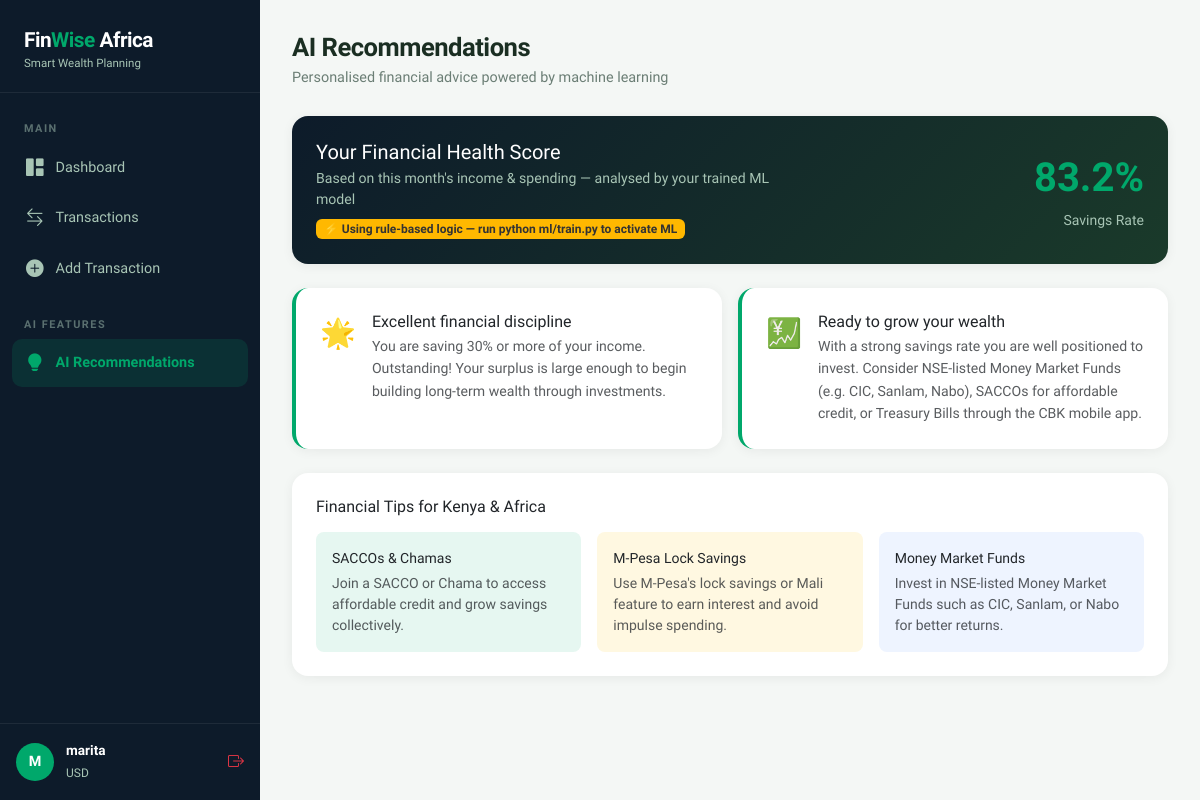
Screenshot of /recommendations (signed in) with the database file from the repository.
### models/user.py (models this page shows, shortened)
class User(UserMixin, db.Model):
    __tablename__ = 'users'
    id = db.Column(db.Integer, primary_key=True)
    full_name = db.Column(db.String(100), nullable=False)
    email = db.Column(db.String(120), unique=True, nullable=False)
    password_hash = db.Column(db.String(256), nullable=False)
    currency = db.Column(db.String(10), default='KES')
    monthly_income_target = db.Column(db.Float, default=0.0)
    created_at = db.Column(db.DateTime, default=db.func.now())
    transactions = db.relationship('Transaction', backref='user', lazy=True)
    savings = db.relationship('Savings', backref='user', lazy=True)

### routes/recommendations.py (the view)
@recommendations_bp.route('/recommendations')
@login_required
def index():
    now = datetime.utcnow()
    month_start = date(now.year, now.month, 1)
    total_income = db.session.query(func.sum(Transaction.amount)).filter(
        Transaction.user_id == current_user.id,
        Transaction.type == 'income',
        Transaction.date >= month_start
    ).scalar() or 0
    total_expenses = db.session.query(func.sum(Transaction.amount)).filter(
        Transaction.user_id == current_user.id,
        Transaction.type == 'expense',
        Transaction.date >= month_start
    ).scalar() or 0
    expense_by_category = db.session.query(
        Transaction.category, func.sum(Transaction.amount)
    ).filter(
        Transaction.user_id == current_user.id,
        Transaction.type == 'expense',
        Transaction.date >= month_start
    ).group_by(Transaction.category).all()
    recommendations = generate_recommendations(total_income, total_expenses, expense_by_category)
    model_path = os.path.join(os.path.dirname(__file__), '..', 'ml', 'model_data', 'advisor_model.pkl')
    model_trained = os.path.exists(model_path)
    return render_template('recommendations/index.html',
        recommendations=recommendations,
        total_income=total_income,
        total_expenses=total_expenses,
        model_trained=model_trained
    )

### app.py (called while the page is built)
def create_app():
    app = Flask(__name__)
    app.config.from_object(Config)
    db.init_app(app)
    login_manager = LoginManager()
    login_manager.init_app(app)
    login_manager.login_view = 'auth.login'
    login_manager.login_message_category = 'warning'
    @login_manager.user_loader
    def load_user(user_id):
        return User.query.get(int(user_id))
    from routes.auth import auth_bp
    from routes.dashboard import dashboard_bp
    from routes.transactions import transactions_bp
    from routes.recommendations import recommendations_bp
    app.register_blueprint(auth_bp)
    app.register_blueprint(dashboard_bp)
    app.register_blueprint(transactions_bp)
    app.register_blueprint(recommendations_bp)
    @app.route('/')
    def index():
        return redirect(url_for('dashboard.index'))
    with app.app_context():
        db.create_all()
    return app

### ml/advisor.py (called while the page is built, shortened)
def _load_model():
    global _model, _meta
    if _model is None:
        if not os.path.exists(_MODEL_PATH):
            return False
        _model = joblib.load(_MODEL_PATH)
        _meta  = joblib.load(_META_PATH)
    return True

def generate_recommendations(total_income, total_expenses, expense_by_category):
    if total_income == 0:
        return [MESSAGES['rec_start_tracking']]
    if not _load_model():
        return _rule_based_fallback(total_income, total_expenses, expense_by_category)

### templates/recommendations/index.html (shortened to what this page needs)
{% extends 'base.html' %}
{% block content %}
<div class="page-header">
    <h2>AI Recommendations</h2>
    <p>Personalised financial advice powered by machine learning</p>
</div>
<div class="card p-4 mb-4" style="background: linear-gradient(135deg, #0D1B2A, #1A3A2A); color:white;">
    <div class="row align-items-center">
        <div class="col-md-7">
            <h5 class="fw-700 mb-1">Your Financial Health Score</h5>
            <p class="mb-0" style="color:#A8C5B5; font-size:0.88rem;">
                Based on this month's income &amp; spending — analysed by your trained ML model
            </p>
            {% if not model_trained %}
            <span class="badge mt-2" style="background:#FFB800; color:#333; font-size:0.75rem;">
                ⚡ Using rule-based logic — run python ml/train.py to activate ML
            </span>
            {% else %}
            <span class="badge mt-2" style="background:#00A86B; color:white; font-size:0.75rem;">
                ML model active
            </span>
            {% endif %}
        </div>
        <div class="col-md-5 text-md-end mt-3 mt-md-0">
            {% if total_income > 0 %}
            {% set savings_rate = ((total_income - total_expenses) / total_income * 100) | round(1) %}
            <div
                style="font-size:2.5rem; font-weight:800; color:
                    {% if savings_rate >= 30 %}#00A86B{% elif savings_rate >= 20 %}#4CAF50{% elif savings_rate >= 10 %}#FFB800{% elif savings_rate >= 0 %}#FF7043{% else %}#E63946{% endif %};">
                {{ savings_rate }}%
            </div>
            <small style="color:#A8C5B5;">Savings Rate</small>
            {% else %}
            <div style="color:#A8C5B5;">Add transactions to see your score</div>
            {% endif %}
        </div>
    </div>
</div>
<div class="row g-3 mb-4">
    {% for rec in recommendations %}
    <div class="col-md-6">
        <div class="card p-4 h-100"
            style="border-left: 4px solid {% if rec.type == 'success' %}#00A86B{% elif rec.type == 'warning' %}#FFB800{% elif rec.type == 'danger' %}#E63946{% else %}#3A86FF{% endif %};">
            <div class="d-flex align-items-start gap-3">
                <div style="font-size:1.8rem; flex-shrink:0;">{{ rec.icon }}</div>
                <div class="flex-grow-1">
                    <div class="d-flex justify-content-between align-items-center mb-1">
                        <h6 class="fw-700 mb-0">{{ rec.title }}</h6>
                    </div>
                    <p class="text-muted mb-0" style="font-size:0.88rem; line-height:1.6;">{{ rec.message }}</p>
                </div>
            </div>
        </div>
    </div>
    {% endfor %}
</div>
<div class="card p-4">
    <h6 class="fw-700 mb-3">Financial Tips for Kenya &amp; Africa</h6>
    <div class="row g-3">
        <div class="col-md-4">
            <div class="p-3 rounded-3" style="background:#E6F7F1;">
                <div class="fw-700 small mb-1">SACCOs &amp; Chamas</div>
                <p class="small text-muted mb-0">Join a SACCO or Chama to access affordable credit and grow savings
                    collectively.</p>
            </div>
        </div>
        <div class="col-md-4">
            <div class="p-3 rounded-3" style="background:#FFF8E1;">
                <div class="fw-700 small mb-1">M-Pesa Lock Savings</div>
                <p class="small text-muted mb-0">Use M-Pesa's lock savings or Mali feature to earn interest and avoid
                    impulse spending.</p>
            </div>
        </div>
        <div class="col-md-4">
            <div class="p-3 rounded-3" style="background:#EEF4FF;">
                <div class="fw-700 small mb-1">Money Market Funds</div>
                <p class="small text-muted mb-0">Invest in NSE-listed Money Market Funds such as CIC, Sanlam, or Nabo
                    for better returns.</p>
            </div>
        </div>
    </div>
</div>
{% endblock %}

### templates/base.html (shortened to what this page needs)
<!DOCTYPE html>
<html lang="en">
<head>
    <link href="https://cdn.jsdelivr.net/npm/bootstrap@5.3.0/dist/css/bootstrap.min.css" rel="stylesheet">
    <link href="https://cdn.jsdelivr.net/npm/bootstrap-icons@1.11.0/font/bootstrap-icons.css" rel="stylesheet">
</head>
<body>
{% if current_user.is_authenticated %}
<div class="sidebar">
    <div class="sidebar-brand">
        <h4>Fin<span>Wise</span> Africa</h4>
        <small>Smart Wealth Planning</small>
    </div>
    <nav class="sidebar-nav">
        <div class="sidebar-label">Main</div>
        <a href="{{ url_for('dashboard.index') }}" class="{{ 'active' if request.endpoint == 'dashboard.index' }}">
            <i class="bi bi-grid-1x2-fill"></i> Dashboard
        </a>
        <a href="{{ url_for('transactions.index') }}" class="{{ 'active' if 'transactions' in request.endpoint }}">
            <i class="bi bi-arrow-left-right"></i> Transactions
        </a>
        <a href="{{ url_for('transactions.add') }}">
            <i class="bi bi-plus-circle-fill"></i> Add Transaction
        </a>
        <div class="sidebar-label mt-3">AI Features</div>
        <a href="{{ url_for('recommendations.index') }}" class="{{ 'active' if 'recommendations' in request.endpoint }}">
            <i class="bi bi-lightbulb-fill"></i> AI Recommendations
        </a>
    </nav>
    <div class="sidebar-user">
        <div class="user-avatar">{{ current_user.full_name[0].upper() }}</div>
        <div class="user-info">
            <strong>{{ current_user.full_name.split()[0] }}</strong>
            <small>{{ current_user.currency }}</small>
        </div>
        <a href="{{ url_for('auth.logout') }}" class="ms-auto text-danger" title="Logout">
            <i class="bi bi-box-arrow-right"></i>
        </a>
    </div>
</div>
<div class="main-content">
{% endif %}
    {% block content %}{% endblock %}
{% if current_user.is_authenticated %}
</div>
{% endif %}
</body>
</html>

### templates/base.html (style rules this page uses)
:root { --primary: #00A86B; --primary-dark: #007A4D; --primary-light: #E6F7F1; --accent: #FFB800; --danger: #E63946; --bg: #F4F7F5; --sidebar-bg: #0D1B2A; --sidebar-text: #A8C5B5; --sidebar-active: #00A86B; --card-bg: #FFFFFF; --text-main: #1A2E22; --text-muted: #6B7E75; }
* { box-sizing: border-box; }
body { font-family: 'Plus Jakarta Sans', sans-serif; background: var(--bg); color: var(--text-main); margin: 0; }
.sidebar { width: 260px; min-height: 100vh; background: var(--sidebar-bg); position: fixed; top: 0; left: 0; display: flex; flex-direction: column; padding: 0; z-index: 100; transition: all 0.3s; }
.sidebar-brand { padding: 28px 24px 20px; border-bottom: 1px solid rgba(255,255,255,0.07); }
.sidebar-brand h4 { color: #fff; font-weight: 800; font-size: 1.3rem; margin: 0; letter-spacing: -0.5px; }
.sidebar-brand span { color: var(--primary); }
.sidebar-brand small { color: var(--sidebar-text); font-size: 0.72rem; display: block; margin-top: 2px; }
.sidebar-nav { padding: 20px 12px; flex: 1; }
.sidebar-label { color: rgba(168,197,181,0.5); font-size: 0.68rem; font-weight: 700; letter-spacing: 1.5px; text-transform: uppercase; padding: 8px 12px 6px; }
.sidebar-nav a { display: flex; align-items: center; gap: 12px; padding: 11px 14px; color: var(--sidebar-text); text-decoration: none; border-radius: 10px; font-size: 0.9rem; font-weight: 500; margin-bottom: 2px; transition: all 0.2s; }
.sidebar-nav a:hover, .sidebar-nav a.active { background: rgba(0,168,107,0.15); color: #fff; }
.sidebar-nav a.active { color: var(--primary); font-weight: 600; }
.sidebar-nav a i { font-size: 1.1rem; }
.sidebar-user { padding: 16px; border-top: 1px solid rgba(255,255,255,0.07); display: flex; align-items: center; gap: 12px; }
.user-avatar { width: 38px; height: 38px; border-radius: 50%; background: var(--primary); display: flex; align-items: center; justify-content: center; color: white; font-weight: 700; font-size: 0.9rem; flex-shrink: 0; }
.user-info small { color: var(--sidebar-text); font-size: 0.75rem; }
.user-info strong { color: #fff; font-size: 0.85rem; display: block; }
.main-content { margin-left: 260px; min-height: 100vh; padding: 32px; }
.page-header { margin-bottom: 28px; }
.page-header h2 { font-weight: 800; font-size: 1.6rem; margin: 0; letter-spacing: -0.5px; }
.page-header p { color: var(--text-muted); margin: 4px 0 0; font-size: 0.9rem; }
.card { border: none; border-radius: 16px; box-shadow: 0 2px 12px rgba(0,0,0,0.06); background: var(--card-bg); }

### rows the page displays
User: full_name "M", full_name "marita", currency "USD"

### other values shown
{{ savings_rate }} "83.2"
{{ rec.icon }} "🌟" "💹"
{{ rec.title }} "Excellent financial discipline" "Ready to grow your wealth"
{{ rec.message }} "You are saving 30% or more of your income. Outstanding! Your surplus is large enough to begin building long-term wealth through investments."
